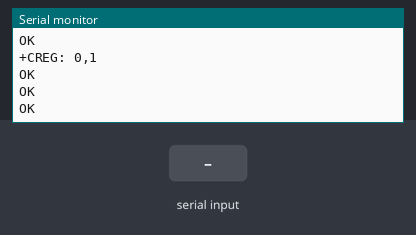
Bench run of a sketch on a simulated Arduino Uno, built with avr-gcc and run on an emulated ATmega328P. On the bench: the last lines printed to the serial monitor. Inputs (shaded band) come from the test bench. The modem accepts every AT command (registered, SIM ready, sends succeed) and sends nothing else.

Above: at 5.2 s.
5.3 s: "1" received over the second serial link
At 6.5 s:
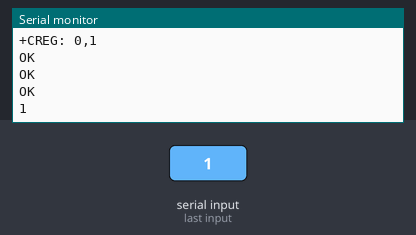
7.2 s: "0" received over the second serial link
At 7.9 s:
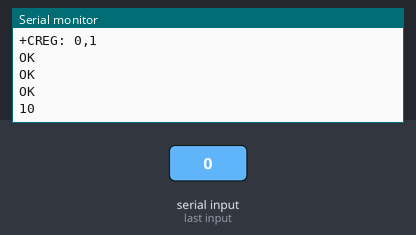

Measured:
- after the input at 5.3 s, the serial monitor: prints a new line after 0.47 s (image 1)
- after the input at 7.2 s, the serial monitor: prints a new line after 0.37 s (image 2)

The sketch:

READSMS_FROM_MSG_STORAGE.ino
```cpp
#include <SoftwareSerial.h>

//Create software serial object to communicate with SIM800A
SoftwareSerial mySerial(3, 2); //SIM800A Tx & Rx is connected to Arduino #3 & #2

void setup()
{
  //Begin serial communication with Arduino and Arduino IDE (Serial Monitor)
  Serial.begin(9600);

  //Begin serial communication with Arduino and SIM800А
  mySerial.begin(9600);

  Serial.println("Initializing...");
  delay(1000);

  mySerial.println("AT"); //Once the handshake test is successful, it will back to OK
  updateSerial();
  mySerial.println("AT+CSQ"); //Signal quality test, value range is 0-31 , 31 is the best
  updateSerial();
  mySerial.println("AT+CCID"); //Read SIM information to confirm whether the SIM is plugged
  updateSerial();
  mySerial.println("AT+CREG?"); //Check whether it has registered in the network
  updateSerial();

  mySerial.println("AT+CMGF=1\r");

  /*
   mySerial.println("AT+CMGR=1\r");//Read SMS at location 1.
                                  // I think this is the oldest message in the storage
   */

  // To read newly arrived SMS replace "AT+CMGR=1\r" from the line above
  // with "AT+CNMI=2,2,0,0,0\r" so it becomes:
  mySerial.println("AT+CNMI=2,2,0,0,0\r");
  delay(1000);
}

void loop()
{
  updateSerial();
  if (mySerial.available() > 0) {
    int c = mySerial.read();
    Serial.write(c);
  }
  delay(100);
}

void updateSerial()
{
  delay(500);
  while (Serial.available())
  {
    mySerial.write(Serial.read());//Forward what Serial received to Software Serial Port
  }
  while (mySerial.available())
  {
    Serial.write(mySerial.read());//Forward what Software Serial received to Serial Port
  }
}
```
